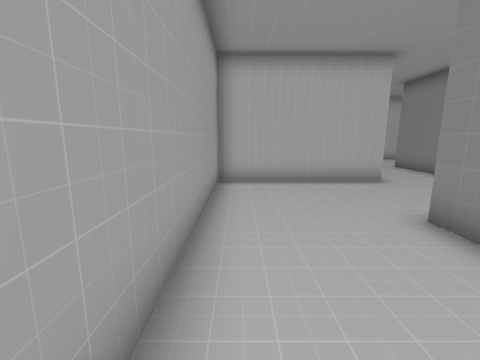
view 1 (above)

17 first-person views from a walk through a 3-D level made in the Unity game engine. The camera is 1.3 m above the floor, tilts 10° down and sees 90° across. Doors are open. The floor is counted in squares, 0.9 m on a side. Each view is taken from the middle of a square. On the plan, view 1 faces up. The plan holds only what a view shows up to about 13 squares ahead; the rest is blank. The place goes on beyond the plan. The player is left out.

view 2
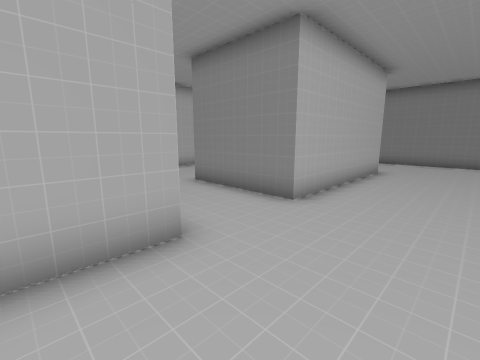

view 3
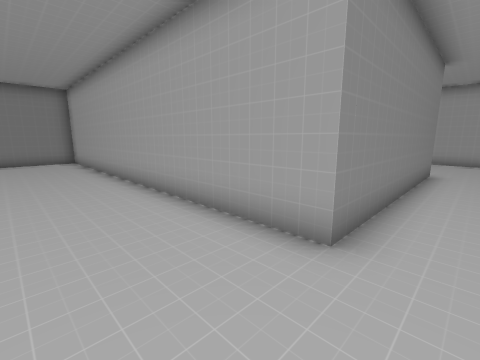

view 4
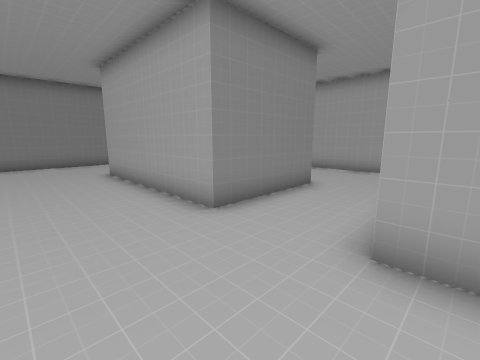

view 5
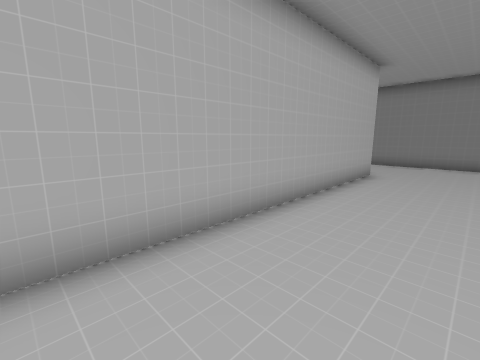

view 6
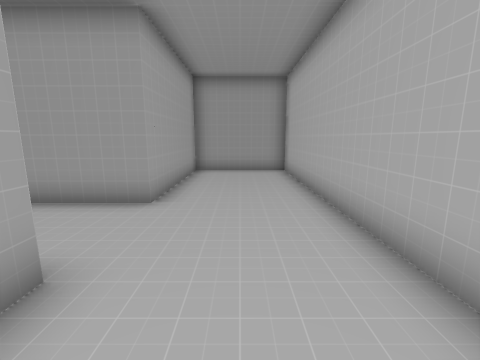

view 7
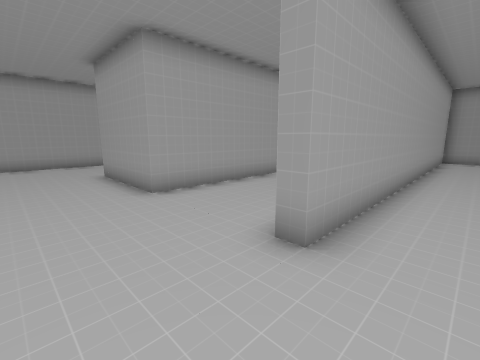

view 8
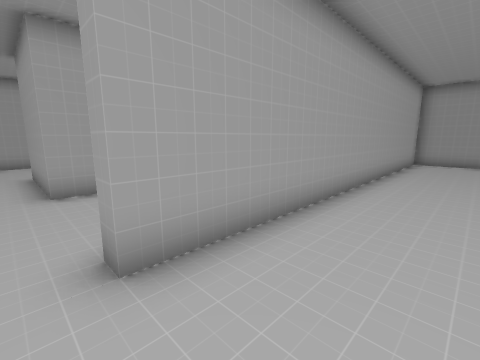

view 9
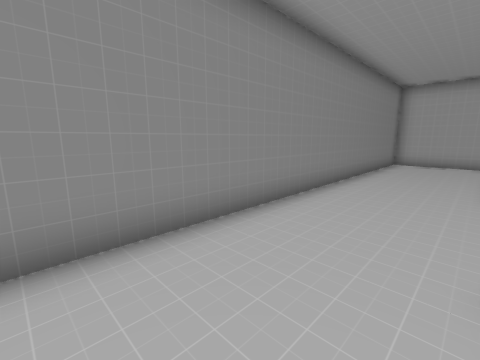

view 10
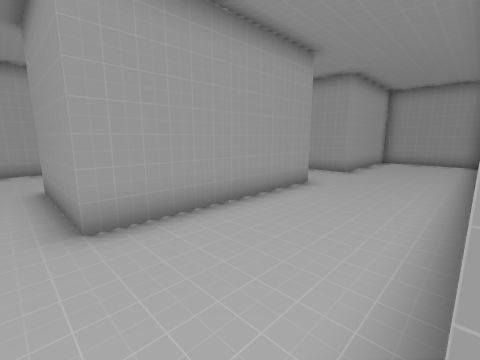

view 11
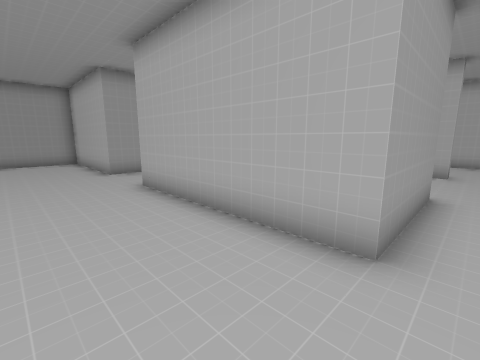

view 12
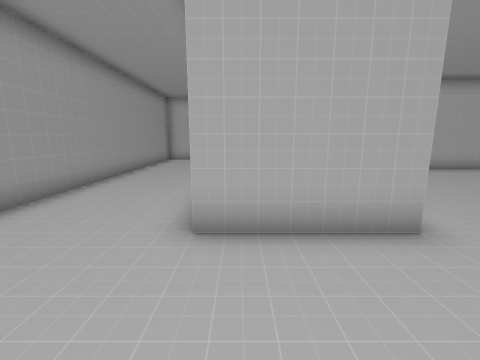

view 13
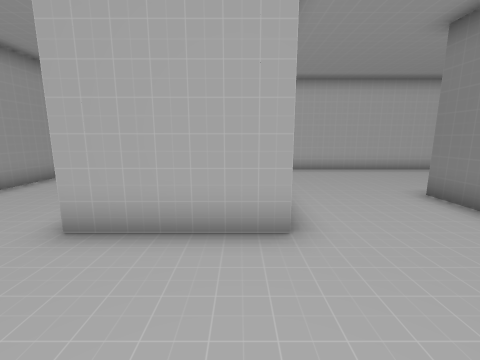

view 14
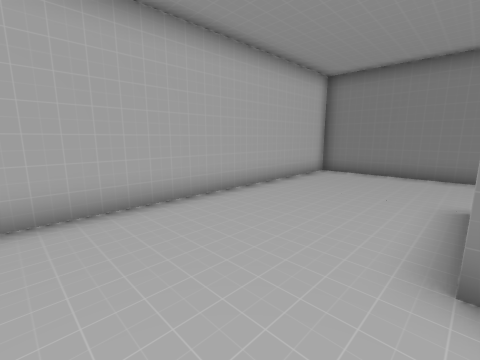

view 15
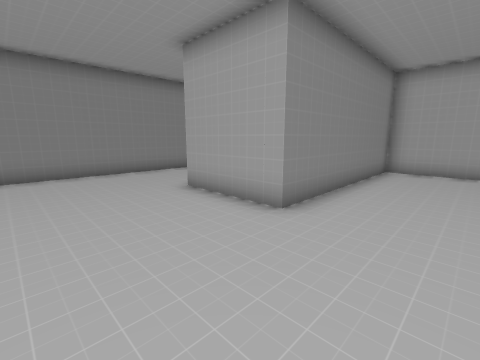

view 16
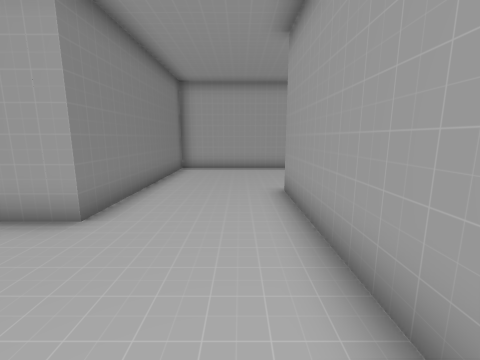

view 17
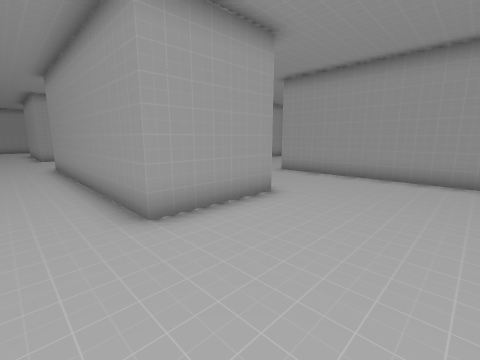

### Floor plan
Points are (right, up) in squares from view 1. A wall is a line through its corners. A room is listed if a view was taken in it or the views show most of it. See-through windows are left out.
Room 1 (views 1, 2, 3, 4, 5, 6, 7, 8, 9, 10, 11, 12, 13, 14, 15, 16, 17)
walls: (7.8, 8) (7.8, 12) (14.3, 12) (14.3, 8) (7.8, 8); (6.8, 2.1) (6.8, -4.5) (3.3, -4.5) (3.3, 4) (18.3, 4) (18.3, 19.1); (18.3, -4.6) (18.3, 3) (7.9, 3); (5.7, -9.5) (10.8, -9.5) (10.8, -2) (14.3, -2) (14.3, -11.5); (2, -9.5) (3.9, -9.5); (-0.7, 19.1) (-0.7, 16.5) (14.3, 16.5) (14.3, 16) (-0.7, 16) (-0.7, 12) (4.8, 12) (4.8, 8) (-0.7, 8) (-0.7, -3.5)

Positions as (right, up) in squares from view 1, and headings:
1: (0, 0), facing up
2: (3, 5), facing up-right
3: (2, 7), facing down-right
4: (4, 15), facing down-right
5: (4, 13), facing up-right
6: (10, 14), facing left
7: (17, 18), facing down-left
8: (15, 19), facing down-left
9: (15, 19), facing down-right
10: (15, 16), facing down-left
11: (15, 5), facing up-left
12: (4, -8), facing up
13: (6, -8), facing up
14: (8, -2), facing up-right
15: (8, 2), facing down-right
16: (8, 2), facing down
17: (16, 2), facing down-left
